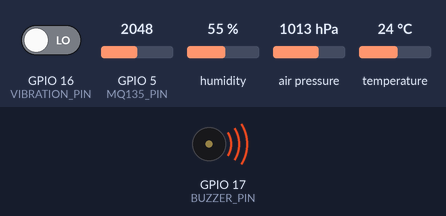
Simulated run of this sketch. Board: ESP32-S3. Parts: buzzer (waves = sounding, pin HIGH). Inputs (shaded band) come from the test bench; at power-on: GPIO 5 (MQ135_PIN) = 2048, GPIO 16 (VIBRATION_PIN) LOW, humidity 55 %, air pressure 1013 hPa, temperature 24 °C (analog values on the 0–4095 scale). WiFi joins after 1.5 s; servers stay silent unless stated; no MQTT or app messages arrive unless stated; what the sketch prints to the serial monitor is not drawn.

Above: at 3.1 s.
3.2 s: GPIO 5 (MQ135_PIN) set to 1054
7.2 s: GPIO 5 (MQ135_PIN) set to 932
At 9.4 s:
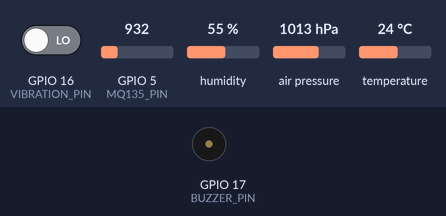
16.5 s: GPIO 16 (VIBRATION_PIN) driven HIGH
At 18.7 s:
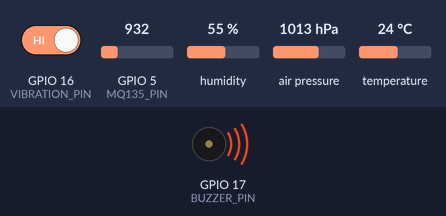
19.5 s: GPIO 16 (VIBRATION_PIN) driven LOW
At 22.2 s:
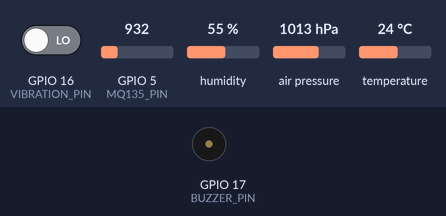
Timing chart, 0 to 23.5 s (numbered marks = the images above; inputs shaded):
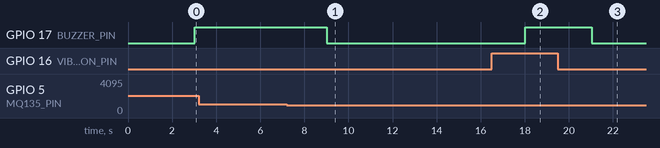

Measured:
- the behaviour switches between 1001 and 1000 on GPIO 5 (MQ135_PIN) (found by bisection; images 0 and 1)
- after the input at 3.2 s, every drawn part: stays the same
- after the input at 7.2 s, GPIO 17 (BUZZER_PIN): HIGH → LOW after 1.8 s
- after the input at 16.5 s, GPIO 17 (BUZZER_PIN): LOW → HIGH after 1.5 s
- after the input at 19.5 s, GPIO 17 (BUZZER_PIN): HIGH → LOW after 1.5 s

The sketch:

smart_factory_esp32.ino
```cpp
/*
  Smart Factory Monitoring System - ESP32-S3 Firmware
  ----------------------------------------------------
  Sensors: DHT11 (temp/humidity), BMP280 (pressure/altitude, I2C),
           MQ135 (air quality / gas), SW-420 (vibration)
  Publishes: JSON payload to HiveMQ Cloud over MQTT (TLS), AND
             mirrors the same readings to Blynk Cloud (virtual pins)
             so both the custom React dashboard and the Blynk
             mobile/web dashboard stay in sync.
  Alarms: Active buzzer on abnormal conditions

  Required Libraries (Arduino Library Manager):
    - DHT sensor library (Adafruit)
    - Adafruit Unified Sensor
    - Adafruit BMP280 Library
    - PubSubClient (Nick O'Leary)
    - ArduinoJson (Benoit Blanchon)
    - WiFiClientSecure (bundled with ESP32 core)
    - Blynk (Blynk IoT, by Volodymyr Shymanskyy)

  IMPORTANT: The three BLYNK_* defines below must appear BEFORE
  #include <BlynkSimpleEsp32.h> — Blynk uses them at compile time.
*/

#define BLYNK_TEMPLATE_ID "TMPL3JduAxV8s"
#define BLYNK_TEMPLATE_NAME "smart factory dashboard"  // From Blynk.Console > Template
#define BLYNK_AUTH_TOKEN    "oOeWXFras-Z7RkReZEegYAj-PdD_iC0f" // Device-specific token from Blynk

#include <WiFi.h>
#include <WiFiClientSecure.h>
#include <PubSubClient.h>
#include <ArduinoJson.h>
#include <DHT.h>
#include <Wire.h>
#include <Adafruit_BMP280.h>
#include <BlynkSimpleEsp32.h>

// ---------------- USER CONFIG ----------------
const char* WIFI_SSID     = "Mr.sathish";
const char* WIFI_PASSWORD = "12345678";

const char* MQTT_HOST     = "324b7194ebde43ca9b9349a91cc1c8a3.s1.eu.hivemq.cloud";
const int   MQTT_PORT     = 8883;                          // TLS port
const char* MQTT_USER     = "Sathish";
const char* MQTT_PASS     = "Sathish@2005";
const char* MQTT_CLIENT_ID = "esp32-factory-device1";

const char* DEVICE_ID     = "device1";

// ---------------- BLYNK VIRTUAL PIN MAPPING ----------------
// Create matching Datastreams in Blynk.Console with these exact Virtual Pins.
#define VPIN_TEMPERATURE  V0
#define VPIN_HUMIDITY     V1
#define VPIN_GAS          V2
#define VPIN_VIBRATION    V5
#define VPIN_PRESSURE     V3   // BMP280, hPa
#define VPIN_ALTITUDE     V4   // BMP280, meters (estimated from sea-level pressure)
#define VPIN_STATUS       V6  // String datastream: "Running" / "Alert"
#define VPIN_BUZZER       V7   // Input widget (Switch) - lets the app force the buzzer

// ---------------- PIN CONFIG ----------------
#define DHT_PIN        4
#define DHT_TYPE       DHT11

#define MQ135_PIN      5   // Analog (MQ135 air quality / gas sensor)
#define VIBRATION_PIN  16  // Digital (SW-420 has onboard comparator)
#define BUZZER_PIN     17   // Digital output

// BMP280 is I2C - wire SDA/SCL to these pins (adjust if your board differs)
#define I2C_SDA_PIN    41
#define I2C_SCL_PIN    42

// ---------------- THRESHOLDS ----------------
const float TEMP_THRESHOLD_C    = 45.0;
const int   GAS_THRESHOLD       = 1000;    // raw ADC threshold - MQ135 baseline, recalibrate against your clean-air reading
const int   VIBRATION_ALARM     = 1;      // digital HIGH = vibration detected
const float PRESSURE_LOW_HPA    = 950.0;  // abnormal low pressure (storm / sensor fault)
const float PRESSURE_HIGH_HPA   = 1050.0; // abnormal high pressure

// BMP280 altitude calc needs a sea-level reference; adjust to your local
// day's actual sea-level pressure for accurate altitude, or leave as
// standard atmosphere if you only care about relative changes.
const float SEALEVEL_HPA = 1013.25;

// Publish interval
const unsigned long PUBLISH_INTERVAL_MS = 3000;
unsigned long lastPublish = 0;

// Tracks whether each alarm was already active last cycle, so alerts fire
// once on the rising edge instead of flooding every publish cycle.
bool prevTempAlarm = false;
bool prevGasAlarm = false;
bool prevVibAlarm = false;
bool prevPressureAlarm = false;

DHT dht(DHT_PIN, DHT_TYPE);
Adafruit_BMP280 bmp; // I2C
bool bmpAvailable = false;

WiFiClientSecure espClient;
PubSubClient mqttClient(espClient);
BlynkTimer blynkTimer;

// Manual buzzer override flag - set from the Blynk app (VPIN_BUZZER switch widget)
bool manualBuzzerOverride = false;

// Blynk app "Switch" widget on V8 lets a user force the buzzer on/off
// (e.g. to silence a false alarm, or test the buzzer remotely).
BLYNK_WRITE(VPIN_BUZZER) {
  manualBuzzerOverride = param.asInt() == 1;
  digitalWrite(BUZZER_PIN, manualBuzzerOverride ? HIGH : LOW);
}

void connectBlynk() {
  Blynk.config(BLYNK_AUTH_TOKEN);
  Blynk.connect(5000); // 5s connect timeout, non-blocking retries happen in loop()
}

// HiveMQ Cloud uses a public CA (Let's Encrypt / ISRG Root X1).
// For production, pin the actual CA cert. setInsecure() skips verification
// (fine for prototyping, NOT recommended for production).
void configureTLS() {
  espClient.setInsecure();
}

void connectWiFi() {
  Serial.print("Connecting to WiFi");
  WiFi.mode(WIFI_STA);
  WiFi.begin(WIFI_SSID, WIFI_PASSWORD);
  while (WiFi.status() != WL_CONNECTED) {
    delay(400);
    Serial.print(".");
  }
  Serial.println("\nWiFi connected. IP: " + WiFi.localIP().toString());
}

void mqttCallback(char* topic, byte* payload, unsigned int length) {
  // Reserved for incoming command topics (e.g., factory/command/buzzer)
  String msg;
  for (unsigned int i = 0; i < length; i++) msg += (char)payload[i];
  Serial.printf("MQTT message on %s: %s\n", topic, msg.c_str());
}

void connectMQTT() {
  mqttClient.setServer(MQTT_HOST, MQTT_PORT);
  mqttClient.setCallback(mqttCallback);
  mqttClient.setBufferSize(512);

  while (!mqttClient.connected()) {
    Serial.print("Connecting to HiveMQ...");
    if (mqttClient.connect(MQTT_CLIENT_ID, MQTT_USER, MQTT_PASS)) {
      Serial.println("connected.");
      mqttClient.subscribe("factory/command/#");
    } else {
      Serial.printf("failed, rc=%d, retrying in 3s\n", mqttClient.state());
      delay(1000);
    }
  }
}

void setup() {
  Serial.begin(115200);
  pinMode(VIBRATION_PIN, INPUT);
  pinMode(BUZZER_PIN, OUTPUT);
  digitalWrite(BUZZER_PIN, LOW);

  analogReadResolution(12); // ESP32-S3 ADC 12-bit

  // Pull-down gives a floating/disconnected MQ135 analog input a defined
  // near-zero resting state instead of picking up noise. The sensor's low
  // output impedance still drives the pin normally when actually connected.
  pinMode(MQ135_PIN, INPUT_PULLDOWN);

  Wire.begin(I2C_SDA_PIN, I2C_SCL_PIN);
  if (bmp.begin(0x76) || bmp.begin(0x77)) {
    bmpAvailable = true;
    bmp.setSampling(Adafruit_BMP280::MODE_NORMAL,
                     Adafruit_BMP280::SAMPLING_X2,
                     Adafruit_BMP280::SAMPLING_X16,
                     Adafruit_BMP280::FILTER_X16,
                     Adafruit_BMP280::STANDBY_MS_500);
    Serial.println("BMP280 initialized.");
  } else {
    Serial.println("BMP280 not found - check wiring/I2C address (0x76/0x77).");
  }

  dht.begin();
  connectWiFi();
  configureTLS();
  connectMQTT();
  connectBlynk();
}

void publishSensorData() {
  float temperature = dht.readTemperature();
  float humidity    = dht.readHumidity();
  int   gasRaw       = analogRead(MQ135_PIN);
  int   vibration     = digitalRead(VIBRATION_PIN);

  float pressure = 0;
  float altitude = 0;
  if (bmpAvailable) {
    pressure = bmp.readPressure() / 100.0F; // Pa -> hPa
    altitude = bmp.readAltitude(SEALEVEL_HPA);
  }

  if (isnan(temperature) || isnan(humidity)) {
    Serial.println("DHT11 read failed, skipping this cycle.");
    return;
  }

  bool tempAlarm     = temperature > TEMP_THRESHOLD_C;
  bool gasAlarm      = gasRaw > GAS_THRESHOLD;
  bool vibAlarm      = vibration == VIBRATION_ALARM;
  bool pressureAlarm = bmpAvailable && (pressure < PRESSURE_LOW_HPA || pressure > PRESSURE_HIGH_HPA);
  bool anyAlarm      = tempAlarm || gasAlarm || vibAlarm || pressureAlarm;

  // Auto buzzer control, unless a user has manually forced it via the
  // Blynk app switch widget (VPIN_BUZZER) - manual control wins until
  // they flip the switch back.
  if (!manualBuzzerOverride) {
    digitalWrite(BUZZER_PIN, anyAlarm ? HIGH : LOW);
  }

  StaticJsonDocument<512> doc;
  doc["temperature"] = round(temperature * 10) / 10.0;
  doc["humidity"]    = round(humidity * 10) / 10.0;
  doc["gas"]         = gasRaw;
  doc["vibration"]   = vibration;
  doc["pressure"]    = round(pressure * 10) / 10.0;
  doc["altitude"]    = round(altitude * 10) / 10.0;
  doc["status"]      = anyAlarm ? "Alert" : "Running";
  doc["device"]      = DEVICE_ID;

  char buffer[512];
  size_t n = serializeJson(doc, buffer);
  mqttClient.publish("factory/data", buffer, n);

  // Publish to individual topics too
  mqttClient.publish("factory/temperature", String(temperature).c_str());
  mqttClient.publish("factory/humidity", String(humidity).c_str());
  mqttClient.publish("factory/gas", String(gasRaw).c_str());
  mqttClient.publish("factory/vibration", String(vibration).c_str());
  mqttClient.publish("factory/pressure", String(pressure).c_str());
  mqttClient.publish("factory/altitude", String(altitude).c_str());
  mqttClient.publish("factory/status", anyAlarm ? "Alert" : "Running");

  if (anyAlarm) {
    // Only publish a new alert if a condition is newly triggered this cycle
    // (rising edge) - not just still active from before.
    bool isNewAlarm = (tempAlarm && !prevTempAlarm) ||
                       (gasAlarm && !prevGasAlarm) ||
                       (vibAlarm && !prevVibAlarm) ||
                       (pressureAlarm && !prevPressureAlarm);

    if (isNewAlarm) {
      StaticJsonDocument<256> alertDoc;
      alertDoc["device"] = DEVICE_ID;
      if (tempAlarm && !prevTempAlarm)           alertDoc["reason"] = "High Temperature";
      else if (gasAlarm && !prevGasAlarm)         alertDoc["reason"] = "Gas Leakage Detected";
      else if (vibAlarm && !prevVibAlarm)         alertDoc["reason"] = "High Vibration";
      else if (pressureAlarm && !prevPressureAlarm) alertDoc["reason"] = "Pressure Out of Range";
      else alertDoc["reason"] = "Abnormal Condition";

      char alertBuffer[256];
      size_t an = serializeJson(alertDoc, alertBuffer);
      mqttClient.publish("factory/alert", alertBuffer, an);

      Blynk.logEvent("factory_alert", String(alertDoc["reason"].as<const char*>()));
    }
  }

  prevTempAlarm = tempAlarm;
  prevGasAlarm = gasAlarm;
  prevVibAlarm = vibAlarm;
  prevPressureAlarm = pressureAlarm;

  if (Blynk.connected()) {
    Blynk.virtualWrite(VPIN_TEMPERATURE, temperature);
    Blynk.virtualWrite(VPIN_HUMIDITY, humidity);
    Blynk.virtualWrite(VPIN_GAS, gasRaw);
    Blynk.virtualWrite(VPIN_VIBRATION, vibration);
    Blynk.virtualWrite(VPIN_PRESSURE, pressure);
    Blynk.virtualWrite(VPIN_ALTITUDE, altitude);
    Blynk.virtualWrite(VPIN_STATUS, anyAlarm ? "Alert" : "Running");
  }

  Serial.println(buffer);
}

void loop() {
  if (WiFi.status() != WL_CONNECTED) connectWiFi();
  if (!mqttClient.connected()) connectMQTT();
  mqttClient.loop();

  if (!Blynk.connected()) Blynk.connect();
  Blynk.run();

  unsigned long now = millis();
  if (now - lastPublish >= PUBLISH_INTERVAL_MS) {
    lastPublish = now;
    publishSensorData();
  }
}
```
